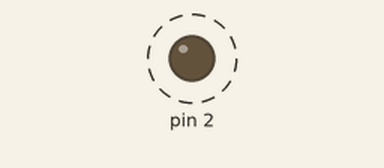
Bench run of a sketch on a simulated Arduino Uno, built with avr-gcc and run on an emulated ATmega328P. Parts: output pins drawn as LEDs (lit = HIGH). Dashed ring = blinking. What the sketch prints to the serial monitor is not drawn.

Above: at 0.6 s.
Timing chart, 0 to 3.0 s (numbered marks = the images above):
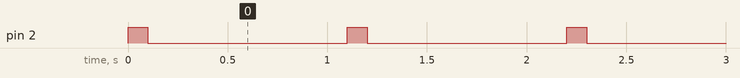

Measured:
- by itself, pin 2: alternates HIGH for 0.10 s and LOW for 1.0 s

The sketch:

IDE_Hello_World.ino
```cpp
void setup() {
  // put your setup code here, to run once:
  Serial.begin(115200);
  pinMode(2, OUTPUT);
}

void loop() {
  // put your main code here, to run repeatedly:
  digitalWrite(2, HIGH);
  delay(100);
  digitalWrite(2, LOW);
  delay(1000);
  Serial.println("Hello World");
}
```
